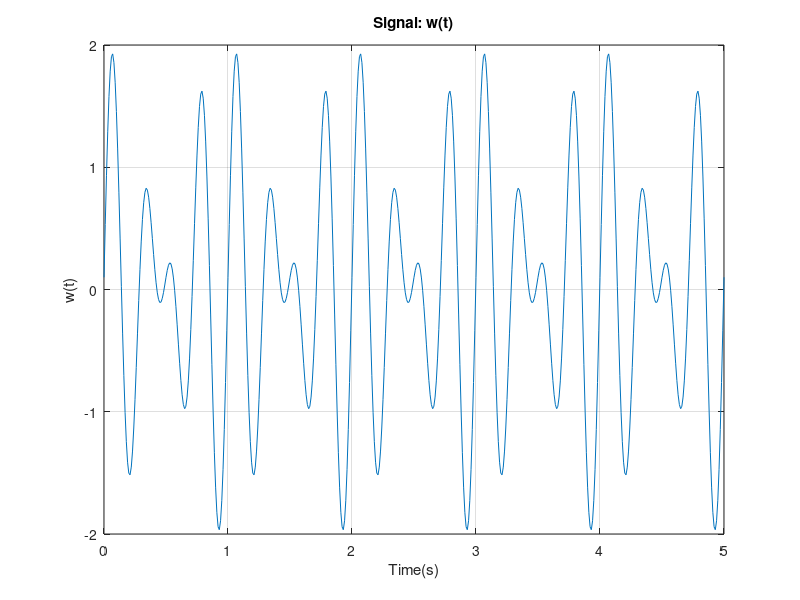

This chart was generated by the following MATLAB code:
%% alinea d)

Ta = 0.01;
t = [0 : Ta: 5];
w = sin(6*pi*t)+sin(8*pi*t+0.1);
plot(t,w);
xlabel('Time(s)');
ylabel('w(t)');
title('Signal: w(t)');
grid;

% pelo grafico vemos que periodo=1, logo, como f = 1/periodo:

freq = 1
periodo = 1/freq
valorMaxZ = 1.927256150252310   % (>> max(w) na consola)